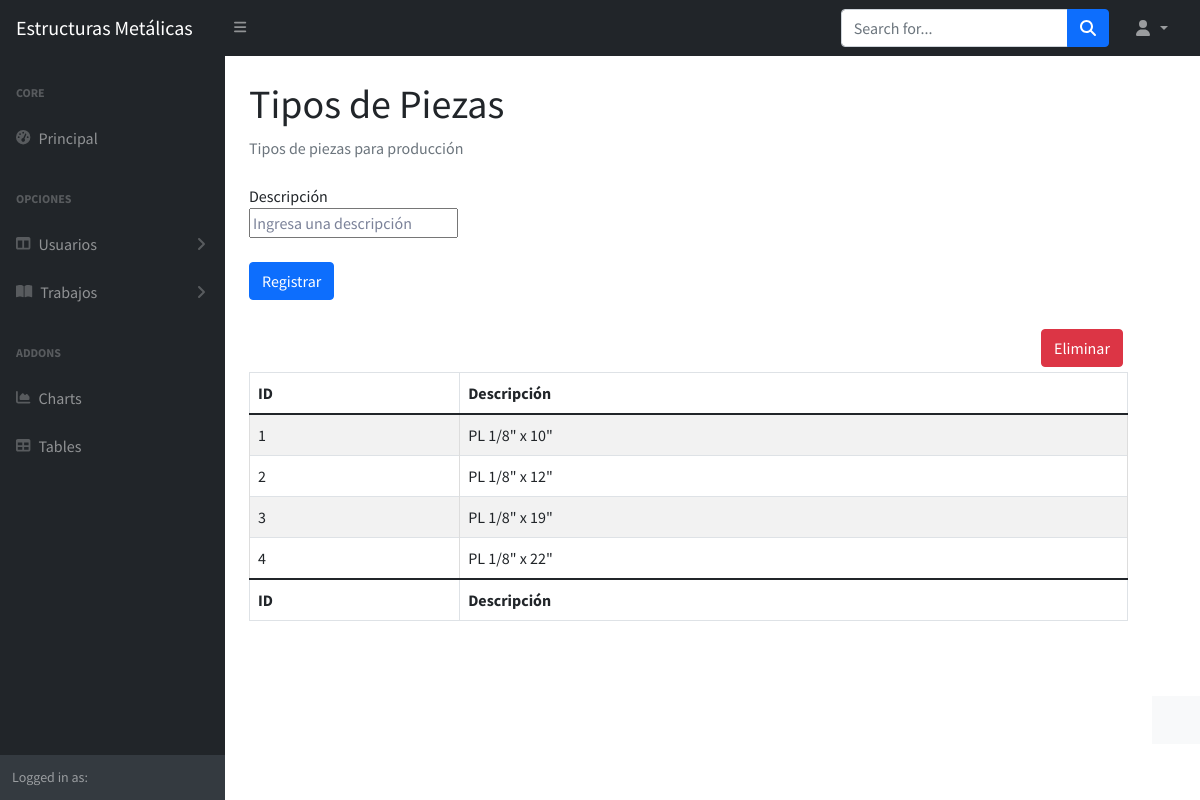
Screenshot of /principal/tiposDePieza.php?registro=0 with the database file from the repository.
### tables this page shows
create table profile_pieza(
id_profile_pz int primary key auto_increment,
descr	varchar(40)
);

### php/crud/tipoPieza.php (called while the page is built, shortened)
<?php
    require_once('../php/conexion.php');
    class TipoPieza{
        public function Consulta_Todos(){
            $con = new Conexion();
            $con->Conectar();
            $tabla = "profile_pieza";
            $sql = "SELECT id_profile_pz as 'ID', descr as 'Descripcion' FROM ". $tabla. ";";
            $result = $con->conexion->query($sql);
            if ($result->num_rows < 0) {
                return null;
            } else {
                return $result;
            }
        }
    }
?>

### php/conexion.php (called while the page is built, shortened)
<?php
class Conexion
{
    public $SQL_SERVER;
    public $SQL_USER;
    public $SQL_PASS;
    public $SQL_DB;
    function __construct()
    {
        $this->SQL_SERVER = "localhost";
        $this->SQL_USER = "root";
        $this->SQL_PASS = "";
        $this->SQL_DB = "StructuralSteel_db";
    }
    function Conectar(){
        $this->conexion = mysqli_connect(
            $this->SQL_SERVER,
            $this->SQL_USER,
            $this->SQL_PASS,
            $this->SQL_DB
        );
    }
}
?>

### principal/tiposDePieza.php (the view, shortened to what this page needs)
<!DOCTYPE html>
<html lang="en">
    <head>
        <link href="https://cdn.jsdelivr.net/npm/simple-datatables@latest/dist/style.css" rel="stylesheet" />
        <link href="css/styles.css" rel="stylesheet" />
        <link href="./css/style.css" rel="stylesheet" />
        <link href="../css/style_principal.css" rel="stylesheet" />
    </head>
    <body class="sb-nav-fixed">
        <nav class="sb-topnav navbar navbar-expand navbar-dark bg-dark">
            <a class="navbar-brand ps-3" href="index.php">Estructuras Metálicas</a>
            <button class="btn btn-link btn-sm order-1 order-lg-0 me-4 me-lg-0" id="sidebarToggle" href="#!"><i class="fas fa-bars"></i></button>
            <form class="d-none d-md-inline-block form-inline ms-auto me-0 me-md-3 my-2 my-md-0">
                <div class="input-group">
                    <input class="form-control" type="text" placeholder="Search for..." aria-label="Search for..." aria-describedby="btnNavbarSearch" />
                    <button class="btn btn-primary" id="btnNavbarSearch" type="button"><i class="fas fa-search"></i></button>
                </div>
            </form>
            <ul class="navbar-nav ms-auto ms-md-0 me-3 me-lg-4">
                <li class="nav-item dropdown">
                    <a class="nav-link dropdown-toggle" id="navbarDropdown" href="#" role="button" data-bs-toggle="dropdown" aria-expanded="false"><i class="fas fa-user fa-fw"></i><?php print $_SESSION['nombre']." ". $_SESSION['apellidoPat'];?></a>
                </li>
            </ul>
        </nav>
        <div id="layoutSidenav">
            <div id="layoutSidenav_nav">
                <nav class="sb-sidenav accordion sb-sidenav-dark" id="sidenavAccordion">
                    <div class="sb-sidenav-menu">
                        <div class="nav">
                            <div class="sb-sidenav-menu-heading">Core</div>
                            <a class="nav-link" href="index.php">
                                <div class="sb-nav-link-icon"><i class="fas fa-tachometer-alt"></i></div>
                                Principal
                            </a>
                            <div class="sb-sidenav-menu-heading">Opciones</div>
                            <a class="nav-link collapsed" href="#" data-bs-toggle="collapse" data-bs-target="#collapseLayouts" aria-expanded="false" aria-controls="collapseLayouts">
                                <div class="sb-nav-link-icon"><i class="fas fa-columns"></i></div>
                                Usuarios
                                <div class="sb-sidenav-collapse-arrow"><i class="fas fa-angle-down"></i></div>
                            </a>
                            <a class="nav-link collapsed" href="#" data-bs-toggle="collapse" data-bs-target="#collapsePages" aria-expanded="false" aria-controls="collapsePages">
                                <div class="sb-nav-link-icon"><i class="fas fa-book-open"></i></div>
                                Trabajos
                                <div class="sb-sidenav-collapse-arrow"><i class="fas fa-angle-down"></i></div>
                            </a>
                            <div class="sb-sidenav-menu-heading">Addons</div>
                            <a class="nav-link" href="charts.php">
                                <div class="sb-nav-link-icon"><i class="fas fa-chart-area"></i></div>
                                Charts
                            </a>
                            <a class="nav-link" href="tables.php">
                                <div class="sb-nav-link-icon"><i class="fas fa-table"></i></div>
                                Tables
                            </a>
                        </div>
                    </div>
                    <div class="sb-sidenav-footer">
                        <div class="small">Logged in as:</div>
                    </div>
                </nav>
            </div>
            <div id="layoutSidenav_content">
                <main>
                    <div class="container-fluid px-4">
                        <h1 class="mt-4">Tipos de Piezas</h1>
                        <ol class="breadcrumb mb-4">
                            <li class="breadcrumb-item active">Tipos de piezas para producción</li>
                        </ol>
                        <form action="../php/registroTipoPieza.php" method="post" >
                            <label for="descr">Descripción</label>
                            <br>
                            <input type="text"  name="descr" id="descr" placeholder="Ingresa una descripción" maxlength="25">
                            <br><br>
                            <button type="submit" class="btn btn-primary">Registrar</button>
                        </form>
                        <br>
                        <button name="n_Eliminar" id="i_Eliminar" class="btn btn-danger">Eliminar</button>
                    <?php
                        include('../php/crud/tipoPieza.php');
                        $t_Pieza = new TipoPieza();
                        $result = $t_Pieza->Consulta_Todos();
                        if(mysqli_num_rows($result) > 0)
                        {
                            $table = '
                            <table id="tabla" class="table table-striped table-bordered" border=1>
                                <thead class="thead-dark">
                                    <tr>
                                        <th scope="col"> ID </th>
                                        <th scope="col">Descripción</th>
                                    </tr>
                                </thead>
                                <tfoot class="thead-dark">
                                    <tr>
                                        <th scope="col"> ID </th>
                                        <th scope="col">Descripción</th>
                                    </tr>
                                </tfoot>
                            ';
                            while($row = mysqli_fetch_array($result))
                            {
                                $table .= '
                                        <tr>
                                            <td>'.$row["ID"].'</td>
                                            <td>'.$row["Descripcion"].'</td>
                                        </tr>
                                ';
                            }
                            $table .= '</table>';
                            echo $table;
                        }
                    ?>
                    </div>
                </main>
            </div>
            <footer class="py-4 bg-light mt-auto">
                </footer>
        </div>
    </body>
</html>

### css/style.css (style rules this page uses)
body, html { font-family: 'Source Sans Pro', sans-serif; background-color: rgb(255, 255, 255); padding: 0; margin: 0; }
a { color: #5c7fda; text-decoration: none; }

### css/style_principal.css (style rules this page uses)
td { border: 1px #DDD solid; padding: 5px; cursor: pointer; }
#i_Eliminar { float: right; margin: 5px; }

### rows the page displays
profile_pieza: id_profile_pz "1", descr "PL 1/8\" x 10\""
profile_pieza: id_profile_pz "2", descr "PL 1/8\" x 12\""
profile_pieza: id_profile_pz "3", descr "PL 1/8\" x 19\""
profile_pieza: id_profile_pz "4", descr "PL 1/8\" x 22\""
